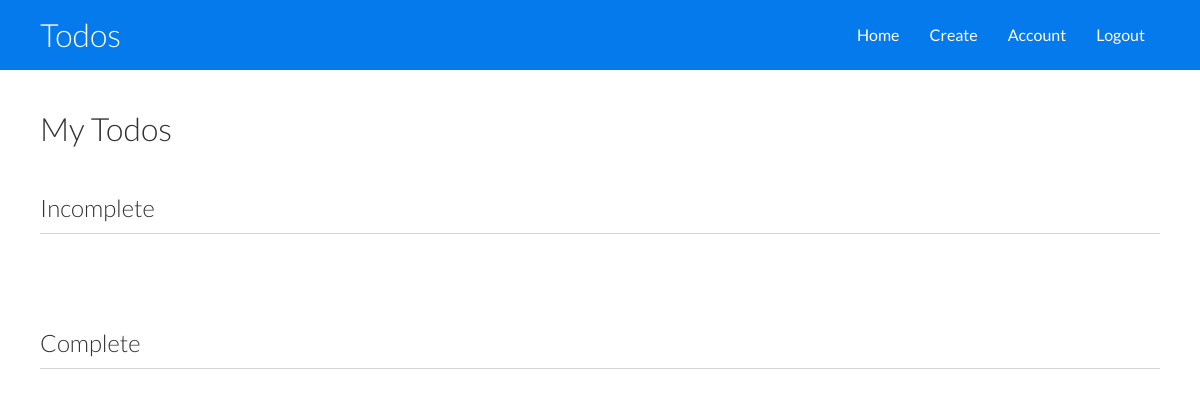
Page /dashboard (signed in) on the earlier database version.
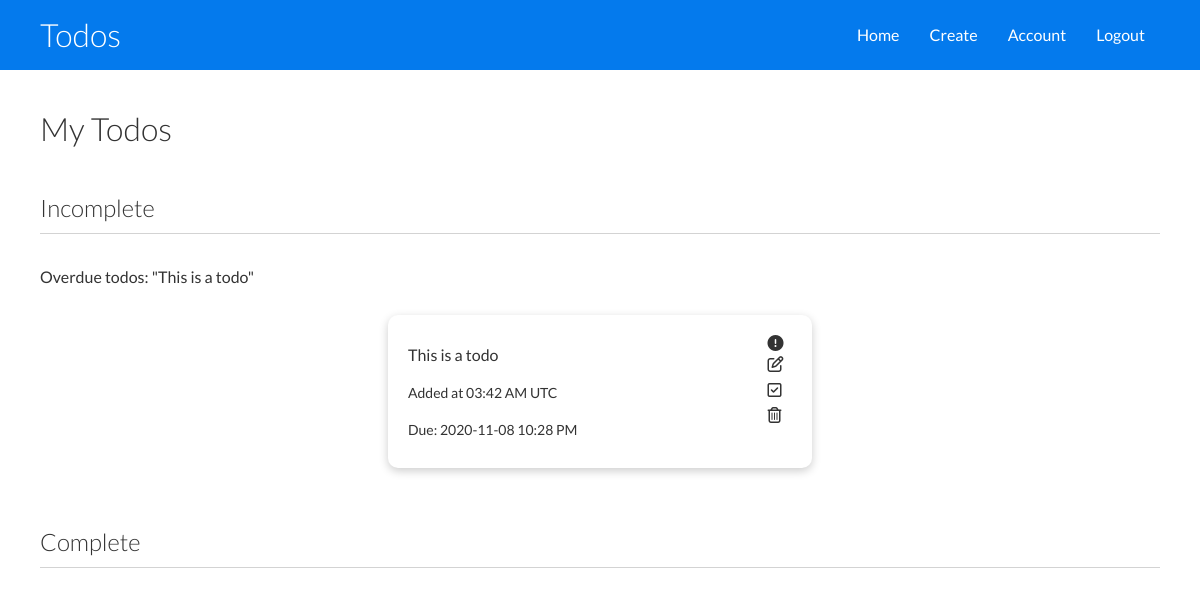
Same page on the later database version.
### app.py (models this page shows)
class Todo(db.Model):
    id = db.Column(db.Integer, primary_key=True)
    todo = db.Column(db.String(130), nullable=False)
    complete = db.Column(db.Boolean)
    due_date = db.Column(db.DateTime)
    todo_time = db.Column(db.DateTime, nullable=False, default=datetime.datetime.utcnow())
    user_id = db.Column(db.Integer, db.ForeignKey('user.id'), nullable=False)

### app.py (the view)
@app.route('/dashboard', methods=['GET', 'POST'])
@login_required
def dashboard():
    incomplete_todos = Todo.query.filter_by(writer=current_user, complete=False).all()
    complete_todos = Todo.query.filter_by(writer=current_user, complete=True).all()
    for i in incomplete_todos:
        if datetime.datetime.now() >= i.due_date and i.complete == False:
            flash(f'Overdue todos: "{i.todo}"')
    return render_template('dashboard.html', incomplete_todos=incomplete_todos, complete_todos=complete_todos, datetime=datetime.datetime.now())

### app.py (called while the page is built)
@login_manager.user_loader
def load_user(user_id):
    return User.query.get(int(user_id))

@app.before_request
def make_session_permanent():
    session.permanent = True

### templates/dashboard.html (shortened to what this page needs)
<!DOCTYPE html>
<html lang="en">
<head>
	<link rel='stylesheet' href="{{ url_for('static', filename='dashboard.css')}}">
</head>
<body>
	<div class='navbar'>
		<div class="container flex">
			<h1 class='logo'>Todos</h1>
			<nav>
				<ul>
					<li><a href='/dashboard'>Home</a></li>
					<li><a href="/new-todo">Create</a></li>
					<li><a href="/my-account">Account</a></li>
					<li><a href='/logout'>Logout</a></li>
				</ul>
			</nav>
		</div>
	</div>
	<div class='todos'>
		<div class='container'>
			<h1>My Todos</h1><br>
			<div class='incomplete-todos'>
				<h2>Incomplete</h2>
				<hr>
				{% with messages = get_flashed_messages(with_categories=true) %}
				{% if messages %}
					<ul class=flashes>
					{% for category, message in messages %}
					<li class="{{ category }}">{{ message }}</li>
					{% endfor %}
					</ul>
				{% endif %}
				{% endwith %}<br>
				<div class='all-todos'>
					{% for todo in incomplete_todos %}
						<div class='todo card'>
							<div class='todo-info'>
								<p>{{todo.todo}}</p>
								<p class='added-time'>Added at {{todo.todo_time.strftime('%I:%M %p')}} UTC</p>
								<p class='due-date'>Due: {{ todo.due_date.strftime('%Y-%m-%d %I:%M %p') }}</p>
							</div><br>
							<div class='icons'>
								{% if datetime >= todo.due_date %}
									<i class="fas fa-exclamation-circle important"></i>
									<a class='edit' href="{{ url_for('edit_todo', todo_id=todo.id)}}"><i class="far fa-edit"></i></a>
									<a class='complete' href="{{ url_for('complete_todo', todo_id=todo.id)}}"><i class="far fa-check-square"></i></a>
									<a class='delete' href="{{ url_for('delete_todo', todo_id=todo.id)}}"><i class="far fa-trash-alt"></i></a>
								{% endif %}
							</div>
						</div>
					{% endfor %}
				</div>
			</div>
		</div>
		<div class='container'>
			<div class='complete-todos'>
				<h2>Complete</h2>
				<hr>
			</div>
		</div>
	</div>
</body>
</html>

### static/dashboard.css (style rules this page uses)
:root { --primary-color: #047aed; }
* { box-sizing: border-box; padding: 0; margin: 0; scroll-behavior: smooth; }
body { font-family: 'Lato', sans-serif; color: #333; line-height: 1.6; }
ul { list-style-type: none; }
a { text-decoration: none; color: #333; }
h1, h2 { font-weight: 300; line-height: 1.2; margin: 10px 0; }
p { margin: 10px 0; }
hr { height: 1px; border: 0; background-color: lightgray; margin-top: 10px; margin-bottom: 30px; }
.navbar { background-color: var(--primary-color); color: #fff; height: 70px; }
.navbar ul { display: flex; }
.navbar a { color: #fff; padding: 10px; margin: 0 5px; }
.navbar .flex { justify-content: space-between; }
.todos .container { margin-top: 30px; }
.all-todos { display: flex; flex-wrap: wrap; justify-content: center; align-self: center; }
.icons { display: flex; flex-direction: column; margin-left: 190px; }
.todo-info { display: flex; flex-direction: column; line-height: normal; }
.todo-info > .added-time { font-size: 14px; }
.todo-info > .due-date { font-size: 14px; }
.container { max-width: 1200px; margin: 0 auto; overflow: auto; padding: 0 40px; }
.card { background-color: #fff; color: #333; border-radius: 10px; box-shadow: 0 3px 10px rgba(0,0,0, 0.2); padding: 20px; margin-bottom: 20px; display: flex; width: 424px; margin-left: 20px; margin-right: 20px; }
.flex { display: flex; justify-content: space-center; align-items: center; height: 100%; }

Differences in the rows shown:
added Todo: todo "This is a todo", todo_time "03:42 AM", due_date "2020-11-08 10:28 PM"
Other differences:
new list line: "Overdue todos: \"This is a todo\""
